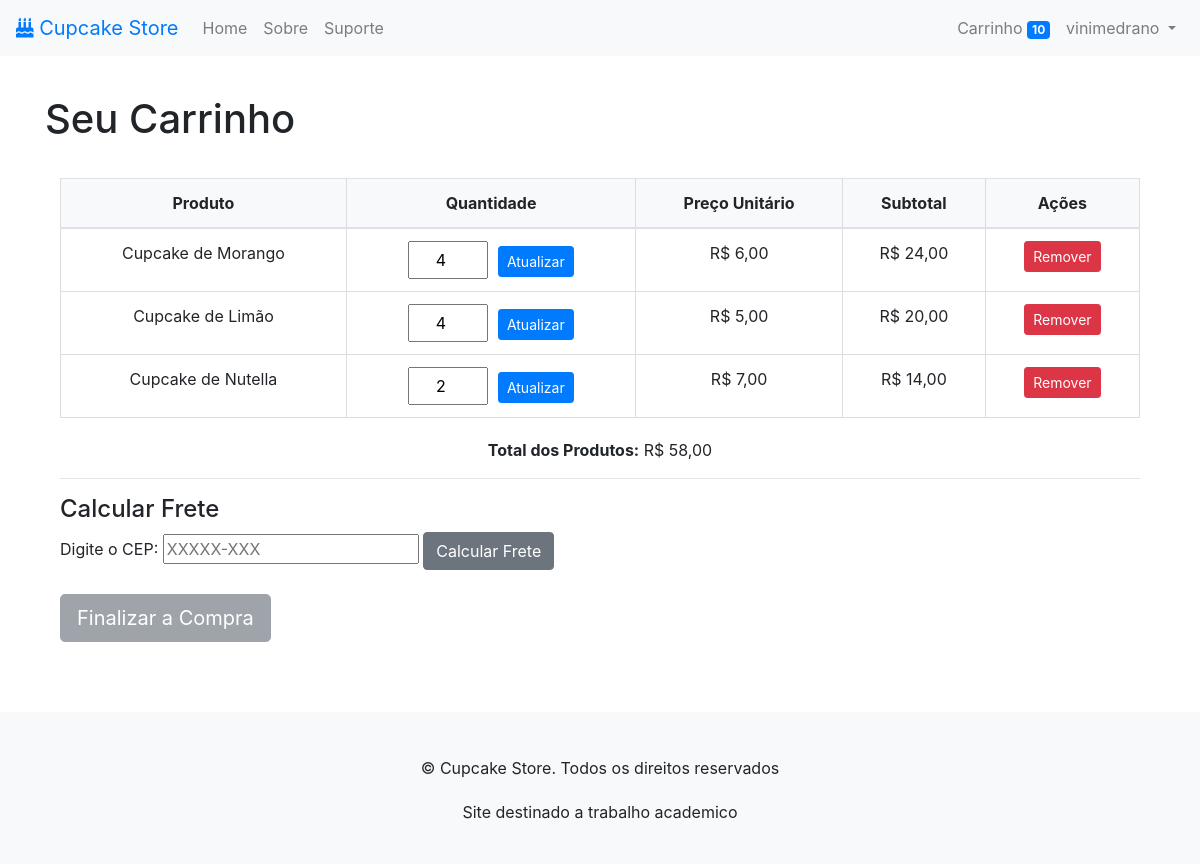
Screenshot of /carrinho/ (signed in) with the database file from the repository.
### meu_app/models.py (models this page shows, shortened)
class CarrinhoProduto(models.Model):
    carrinho = models.ForeignKey(Carrinho, on_delete=models.CASCADE)
    produto = models.ForeignKey(Produto, on_delete=models.CASCADE)
    quantidade = models.PositiveIntegerField(default=1)
    @property
    def subtotal(self):
        return self.quantidade * self.produto.preco
    class Meta:
        verbose_name = "Produto no Carrinho"
        verbose_name_plural = "Produtos no Carrinho"

class Produto(models.Model):
    titulo = models.CharField(max_length=100)
    descricao = models.TextField()
    preco = models.DecimalField(max_digits=10, decimal_places=2)
    imagem = models.ImageField(upload_to='produtos/', blank=True, null=True)
    class Meta:
        verbose_name = "Produto"
        verbose_name_plural = "Produtos"

### meu_app/views.py (the view, shortened to what this page needs)
# urls.py: path('carrinho/', views.carrinho, name=CARRINHO),  # Página do carrinho
@login_required
def carrinho(request):
    carrinho = Carrinho.objects.filter(usuario=request.user).first()
    itens = []
    total_geral = Decimal(0.0)
    frete = None
    erro_cep = None
    total_com_frete = None
    if carrinho:
        itens = carrinho.carrinhoproduto_set.all()
        total_geral = sum(item.subtotal for item in itens)
    return render(request, 'meu_app/carrinho.html', {
        'carrinho': carrinho,
        'itens': itens,
        'total_geral': total_geral,
        'frete': frete,
        'total_com_frete': total_com_frete,
        'erro_cep': erro_cep,
    })

### meu_app/context_processors.py (called while the page is built)
def carrinho_count(request):
    if request.user.is_authenticated:
        carrinho = Carrinho.objects.filter(usuario=request.user).first()
        if carrinho:
            return {'carrinho_count': carrinho.carrinhoproduto_set.aggregate(total=Sum('quantidade'))['total'] or 0}
    return {'carrinho_count': 0}

### meu_app/templates/meu_app/carrinho.html (shortened to what this page needs)
{% extends 'meu_app/base.html' %}
{% block content %}
<h1>Seu Carrinho</h1>
<div class="container">
    {% if carrinho and itens %}
    <table class="table">
        <thead>
            <tr>
                <th>Produto</th>
                <th>Quantidade</th>
                <th>Preço Unitário</th>
                <th>Subtotal</th>
                <th>Ações</th>
            </tr>
        </thead>
        <tbody>
            {% for item in itens %}
            <tr>
                <td>{{ item.produto.titulo }}</td>
                <td>
                    <form method="post" action="{% url 'atualizar_quantidade' item.produto.id %}">
                        <input type="number" name="quantidade" value="{{ item.quantidade }}" min="1">
                        <button type="submit" class="btn btn-primary btn-sm">Atualizar</button>
                    </form>
                </td>
                <td>R$ {{ item.produto.preco }}</td>
                <td>R$ {{ item.subtotal }}</td>
                <td>
                    <form method="post" action="{% url 'remover_item' item.produto.id %}">
                        <button type="submit" class="btn btn-danger btn-sm">Remover</button>
                    </form>
                </td>
            </tr>
            {% endfor %}
        </tbody>
    </table>
    <div class="text-end">
        <p><strong>Total dos Produtos:</strong> R$ {{ total_geral }}</p>
    </div>
    <hr>
    <h4>Calcular Frete</h4>
    <form method="post" action="{% url 'carrinho' %}">
        <label for="cep">Digite o CEP:</label>
        <input
            type="text"
            id="cep"
            name="cep"
            maxlength="9"
            pattern="\d{5}-\d{3}"
            placeholder="XXXXX-XXX"
            required
            oninput="formatarCEP(this)"
        >
        <button type="submit" class="btn btn-secondary">Calcular Frete</button>
    </form>
    <div class="text-end mt-4">
        {% if frete is not None %}
        <form method="get" action="{% url 'finalizar_compra' %}">
            <input type="hidden" name="total_com_frete" value="{{ total_com_frete|floatformat:2 }}">
            <button type="submit" class="btn btn-success btn-lg">Finalizar Compra</button>
        </form>
        {% else %}
        <button type="button" class="btn btn-secondary btn-lg" disabled>
            Finalizar a Compra
        </button>
        {% endif %}
    </div>
    {% else %}
    <p>Seu carrinho está vazio.</p>
    {% endif %}
</div>
{% endblock %}

### meu_app/templates/meu_app/base.html (shortened to what this page needs)
<!DOCTYPE html>
<html lang="en">
<head>
    {% load static %}
    <link rel="stylesheet" href="https://cdn.jsdelivr.net/npm/bootstrap@4.0.0/dist/css/bootstrap.min.css">
    <link rel="stylesheet" href="{% static 'css/style.css' %}">
    <link rel="stylesheet" href="https://cdnjs.cloudflare.com/ajax/libs/font-awesome/5.15.4/css/all.min.css">
</head>
<body>
    <header>
        <nav class="navbar navbar-expand-lg navbar-light bg-light shadow">
            <a class="navbar-brand text-primary" href="/">
                <i class="fas fa-birthday-cake"></i>
                Cupcake Store
            </a>
            <div class="collapse navbar-collapse" id="navbarNav">
                <ul class="navbar-nav mr-auto">
                    <li class="nav-item">
                        <a class="nav-link" href="{% url 'index' %}">Home</a>
                    </li>
                    <li class="nav-item">
                        <a class="nav-link" href="{% url 'about' %}">Sobre</a>
                    </li>
                    {% if user.is_authenticated %}
                    <li class="nav-item">
                        <a class="nav-link" href="{% url 'suporte' %}">Suporte</a>
                    </li>
                    {% endif %}
                </ul>
                <ul class="navbar-nav">
                    {% if user.is_authenticated %}
                    <li class="nav-item">
                        <a class="nav-link" href="{% url 'carrinho' %}">
                            Carrinho
                            {% if carrinho_count > 0 %}
                            <span class="badge badge-primary">{{ carrinho_count }}</span>
                            {% endif %}
                        </a>
                    </li>
                    {% endif %}
                    {% if user.is_authenticated %}
                    <li class="nav-item dropdown">
                        <a class="nav-link dropdown-toggle" href="#" id="userDropdown" role="button" data-toggle="dropdown" aria-haspopup="true" aria-expanded="false">
                            {{ user.username }}
                        </a>
                    </li>
                    {% endif %}
                </ul>
            </div>
        </nav>
    </header>
    <main class="container mt-4">
        {% block content %}{% endblock %}
    </main>
    <footer class="text-center py-4 bg-light">
        <p>&copy; Cupcake Store. Todos os direitos reservados</p>
        <p>Site destinado a trabalho academico </p>
    </footer>
</body>
</html>

### store_site/static/css/style.css (style rules this page uses)
.container { margin: 20px auto; padding: 15px; }
table { width: 100%; border-collapse: collapse; }
table th, table td { text-align: center; padding: 10px; border: 1px solid #ddd; }
table th { background-color: #f8f9fa; }
input[type="number"] { width: 80px; padding: 5px; margin-right: 5px; text-align: center; }
button { font-size: 14px; padding: 5px 10px; }
p { text-align: center; margin-top: 20px; }

### rows the page displays
CarrinhoProduto: produto.titulo "Cupcake de Morango", quantidade "4", produto.preco "6,00", subtotal "24,00"
CarrinhoProduto: produto.titulo "Cupcake de Limão", quantidade "4", produto.preco "5,00", subtotal "20,00"
CarrinhoProduto: produto.titulo "Cupcake de Nutella", quantidade "2", produto.preco "7,00", subtotal "14,00"

### other values shown
{{ carrinho_count }} "10"
{{ user.username }} "vinimedrano"
{{ total_geral }} "58,00"
